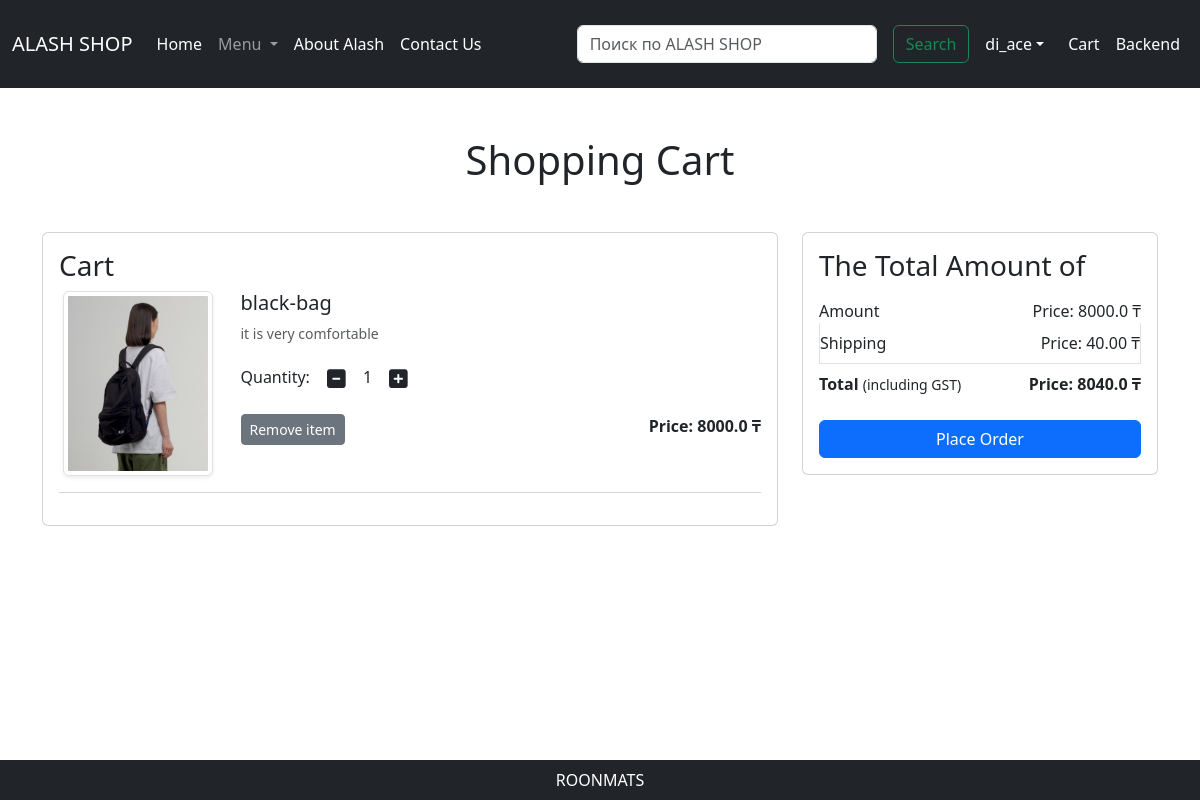
The app's page /cart/ (signed in) with its own data.
### app/models.py (models this page shows, shortened)
class Cart(models.Model):
    user = models.ForeignKey(User,on_delete=models.CASCADE)
    product = models.ForeignKey(Product, on_delete=models.CASCADE)
    quantity = models.PositiveIntegerField(default=1)

class Product(models.Model):
    title = models.CharField(max_length=100)
    selling_price = models.FloatField()
    discounted_price = models.FloatField()
    description = models.TextField()
    composition = models.TextField(default='')
    prodapp = models.TextField(default='')
    category = models.CharField(choices=CATEGORY_CHOICES,max_length=2)
    product_image = models.ImageField(upload_to='product')

### app/views.py (the view)
# urls.py: path('cart/', views.show_cart, name='showcart'),
def show_cart(request):
    user = request.user
    cart = Cart.objects.filter(user=user)
    amount = 0
    for p in cart:
        value = p.quantity * p.product.discounted_price
        amount = amount + value
    totalamount = amount + 40
    return render(request, 'app/addtocart.html', locals())

### app/templates/app/addtocart.html (shortened to what this page needs)
{% extends 'app/base.html' %}
{% load static %}
{% block main-content %}
<div class="container my-5">
<div class="row">
{% if cart %}
<h1 class="text-center mb-5">Shopping Cart</h1>
<div class="col-sm-8">
<div class="card">
<div class="card-body">
<h3>Cart</h3>
   {% for item in cart %}
        <div class="row">
        <div class="col-sm-3 text-center align-self-center"><img src="{{item.product.product_image.url}}" alt="" srcset="" class="img-fluid
        img-thumbnail shadow-sm" height="150" width="150"> </div>
        <div class="col-sm-9">
            <div>
            <h5>{{item.product.title}}</h5>
            <p class="mb-2 text-muted small">{{item.product.description}}</p>
                <div class="my-3">
                <label for="quantity">Quantity:</label>
                <a class="minus-cart btn" pid={{item.product.id}}><i class="fas fa-minus-square fa-lg"></i></a>
                <span id="quantity">{{item.quantity}}</span>
                <a class="plus-cart btn" pid={{item.product.id}}><i class="fas fa-plus-square fa-lg"></i></a>
                </div>
                    <div class="d-flex justify-content-between">
                        <a href="#" class="remove-cart btn btn-sm btn-secondary mr-3" pid={{item.product.id}}>Remove item </a>
                        <p class="mb-0"><span><strong>Price: {{item.product.discounted_price}} ₸</strong>
                        </span></p>
                    </div>
                </div>
            </div>
        </div>
            <hr class="text-muted">
    {% endfor %}
</div>
</div>
</div>
    <div class="col-sm-4">
    <div class="card">
        <div class="card-body">
        <h3>The Total Amount of</h3>
            <ul class="list-group">
                <li class="list-group-item d-flex justify-content-between align-items-center border-0 px-0 pb-0" >Amount<span id="amount">Price: {{amount}} ₸</span>
                </li>
                <li class="list-group-item d-flex justify-content-between align-items-center px-0">Shipping
                    <span>Price: 40.00 ₸</span>
                </li>
                <li class="list-group-item d-flex justify-content-between align-items-center border-0 px-0 mb-3">
                    <div>
                        <strong>Total</strong>
                        <small>(including GST)</small>
                    </div>
                    <span id="totalamount">
                    <strong>Price: {{totalamount}} ₸</strong>
                </span>
                </li>
            </ul>
            <div class="d-grid">
                <a href="{% url 'checkout' %}" class="btn btn-primary">Place Order</a>
            </div>
        </div>
    </div>
</div>
    {% else %}
    <h1 class="text-center mb-5">Cart is Empty</h1>
    {% endif %}
    </div>
</div>
{% endblock main-content %}

### app/templates/app/base.html (shortened to what this page needs)
<!DOCTYPE html>
{% load static %}
<html lang="en">
<head>
  <link rel="stylesheet" href="{% static 'app/css/owl.carousel.min.css' %}" />
  <link rel="stylesheet" href="{% static 'app/css/all.min.css' %}" />
  <link rel="stylesheet" href="{% static 'app/css/style.css' %}" />
  <link href="https://cdn.jsdelivr.net/npm/bootstrap@5.3.0-alpha3/dist/css/bootstrap.min.css" rel="stylesheet">
</head>
<body>
  <nav class="navbar navbar-expand-lg navbar-dark bg-dark">
    <div class="container-fluid">
      <a class="navbar-brand" href="#">ALASH SHOP</a>
      <div class="collapse navbar-collapse" id="navbarSupportedContent">
        <ul class="navbar-nav me-auto mb-2 mb-lg-0">
          {% if request.user.is_authenticated %}
          <li class="nav-item">
            <a class="nav-link active" aria-current="page" href="{% url 'home' %}">Home</a>
          </li>
          <li class="nav-item dropdown">
            <a class="nav-link dropdown-toggle" href="#" role="button" data-bs-toggle="dropdown" aria-expanded="false">
              Menu
            </a>
          </li>
          <li class="nav-item">
            <a class="nav-link text-white" href="{% url 'about' %}">About Alash</a>
          </li>
          <li class="nav-item">
            <a class="nav-link text-white" href="{% url 'contact' %}">Contact Us</a>
          </li>
        </ul>
        <form class="d-flex" role="search" method="get" >
        <input class="form-control me-3" style="width:300px" type="search" name="q" placeholder="Поиск по ALASH SHOP" aria-label="Search">
        <button class="btn btn-outline-success" type="submit">Search</button>
        </form>
      </div>
      <ul class="navbar-nav me-auto mb-2 mb-lg-0">
        <li class="nav-item dropdown mx-2">
          <a class="nav-link dropdown-toggle text-white" href="#" id="profileDropdown" role="button"
          data-bs-toggle="dropdown" aria-expanded="false" style="">{{request.user}}</a>
        </li>
      </ul>
        <li class="nav-item mx-2 mb-4">
          <a href="{% url 'showcart' %}" class="nav-link text-white">Cart</a>
        </li>
        <li class="nav-item mx-2 mb-4">
          <a href="#" class="nav-link text-white">Backend</a>
        </li>
      {% endif %}
    </div>
  </nav>
  {% block main-content %}{% endblock main-content %}
  <footer class="container-fluid fixed-bottom text-white bg-dark text-center p-2 mt-5">ROONMATS</footer>
</body>
</html>

### records on screen
Cart: product.product_image (picture), product "black-bag", product.description "it is very comfortable", quantity "1", product.discounted_price "8000.0"

### other values on screen
{{ request.user }} "di_ace"
{{ amount }} "8000.0"
{{ totalamount }} "8040.0"
